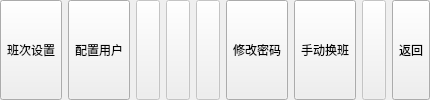
              <widget class="QWidget" name="cp2">
               <layout class="QHBoxLayout" name="horizontalLayout_3">
                <property name="margin">
                 <number>0</number>
                </property>
                <item>
                 <widget class="QToolButton" name="pb_bc">
                  <property name="sizePolicy">
                   <sizepolicy hsizetype="Preferred" vsizetype="Preferred">
                    <horstretch>0</horstretch>
                    <verstretch>0</verstretch>
                   </sizepolicy>
                  </property>
                  <property name="text">
                   <string>班次设置</string>
                  </property>
                 </widget>
                </item>
                <item>
                 <widget class="QToolButton" name="pb_yh">
                  <property name="sizePolicy">
                   <sizepolicy hsizetype="Preferred" vsizetype="Preferred">
                    <horstretch>0</horstretch>
                    <verstretch>0</verstretch>
                   </sizepolicy>
                  </property>
                  <property name="text">
                   <string>配置用户</string>
                  </property>
                 </widget>
                </item>
                <item>
                 <widget class="QToolButton" name="toolButton_12">
                  <property name="enabled">
                   <bool>false</bool>
                  </property>
                  <property name="sizePolicy">
                   <sizepolicy hsizetype="Preferred" vsizetype="Preferred">
                    <horstretch>0</horstretch>
                    <verstretch>0</verstretch>
                   </sizepolicy>
                  </property>
                  <property name="text">
                   <string/>
                  </property>
                 </widget>
                </item>
                <item>
                 <widget class="QToolButton" name="toolButton_13">
                  <property name="enabled">
                   <bool>false</bool>
                  </property>
                  <property name="sizePolicy">
                   <sizepolicy hsizetype="Preferred" vsizetype="Preferred">
                    <horstretch>0</horstretch>
                    <verstretch>0</verstretch>
                   </sizepolicy>
                  </property>
                  <property name="text">
                   <string/>
                  </property>
                 </widget>
                </item>
                <item>
                 <widget class="QToolButton" name="toolButton_14">
                  <property name="enabled">
                   <bool>false</bool>
                  </property>
                  <property name="sizePolicy">
                   <sizepolicy hsizetype="Preferred" vsizetype="Preferred">
                    <horstretch>0</horstretch>
                    <verstretch>0</verstretch>
                   </sizepolicy>
                  </property>
                  <property name="text">
                   <string/>
                  </property>
                 </widget>
                </item>
                <item>
                 <widget class="QToolButton" name="pb_xg">
                  <property name="sizePolicy">
                   <sizepolicy hsizetype="Preferred" vsizetype="Preferred">
                    <horstretch>0</horstretch>
                    <verstretch>0</verstretch>
                   </sizepolicy>
                  </property>
                  <property name="text">
                   <string>修改密码</string>
                  </property>
                  <property name="icon">
                   <iconset resource="source.qrc">
                    <normaloff>:/sources/colorize.png</normaloff>:/sources/colorize.png</iconset>
                  </property>
                  <property name="iconSize">
                   <size>
                    <width>32</width>
                    <height>32</height>
                   </size>
                  </property>
                  <property name="toolButtonStyle">
                   <enum>Qt::ToolButtonTextUnderIcon</enum>
                  </property>
                 </widget>
                </item>
                <item>
                 <widget class="QToolButton" name="pb_hb">
                  <property name="sizePolicy">
                   <sizepolicy hsizetype="Preferred" vsizetype="Preferred">
                    <horstretch>0</horstretch>
                    <verstretch>0</verstretch>
                   </sizepolicy>
                  </property>
                  <property name="text">
                   <string>手动换班</string>
                  </property>
                  <property name="icon">
                   <iconset resource="source.qrc">
                    <normaloff>:/sources/switchuser.png</normaloff>:/sources/switchuser.png</iconset>
                  </property>
                  <property name="iconSize">
                   <size>
                    <width>32</width>
                    <height>32</height>
                   </size>
                  </property>
                  <property name="toolButtonStyle">
                   <enum>Qt::ToolButtonTextUnderIcon</enum>
                  </property>
                 </widget>
                </item>
                <item>
                 <widget class="QToolButton" name="toolButton_17">
                  <property name="enabled">
                   <bool>false</bool>
                  </property>
                  <property name="sizePolicy">
                   <sizepolicy hsizetype="Preferred" vsizetype="Preferred">
                    <horstretch>0</horstretch>
                    <verstretch>0</verstretch>
                   </sizepolicy>
                  </property>
                  <property name="text">
                   <string/>
                  </property>
                 </widget>
                </item>
                <item>
                 <widget class="QToolButton" name="backButton1">
                  <property name="sizePolicy">
                   <sizepolicy hsizetype="Preferred" vsizetype="Preferred">
                    <horstretch>0</horstretch>
                    <verstretch>0</verstretch>
                   </sizepolicy>
                  </property>
                  <property name="text">
                   <string>返回</string>
                  </property>
                  <property name="icon">
                   <iconset resource="source.qrc">
                    <normaloff>:/sources/back.png</normaloff>:/sources/back.png</iconset>
                  </property>
                  <property name="iconSize">
                   <size>
                    <width>32</width>
                    <height>32</height>
                   </size>
                  </property>
                  <property name="autoExclusive">
                   <bool>false</bool>
                  </property>
                  <property name="toolButtonStyle">
                   <enum>Qt::ToolButtonTextUnderIcon</enum>
                  </property>
                 </widget>
                </item>
               </layout>
              </widget>
